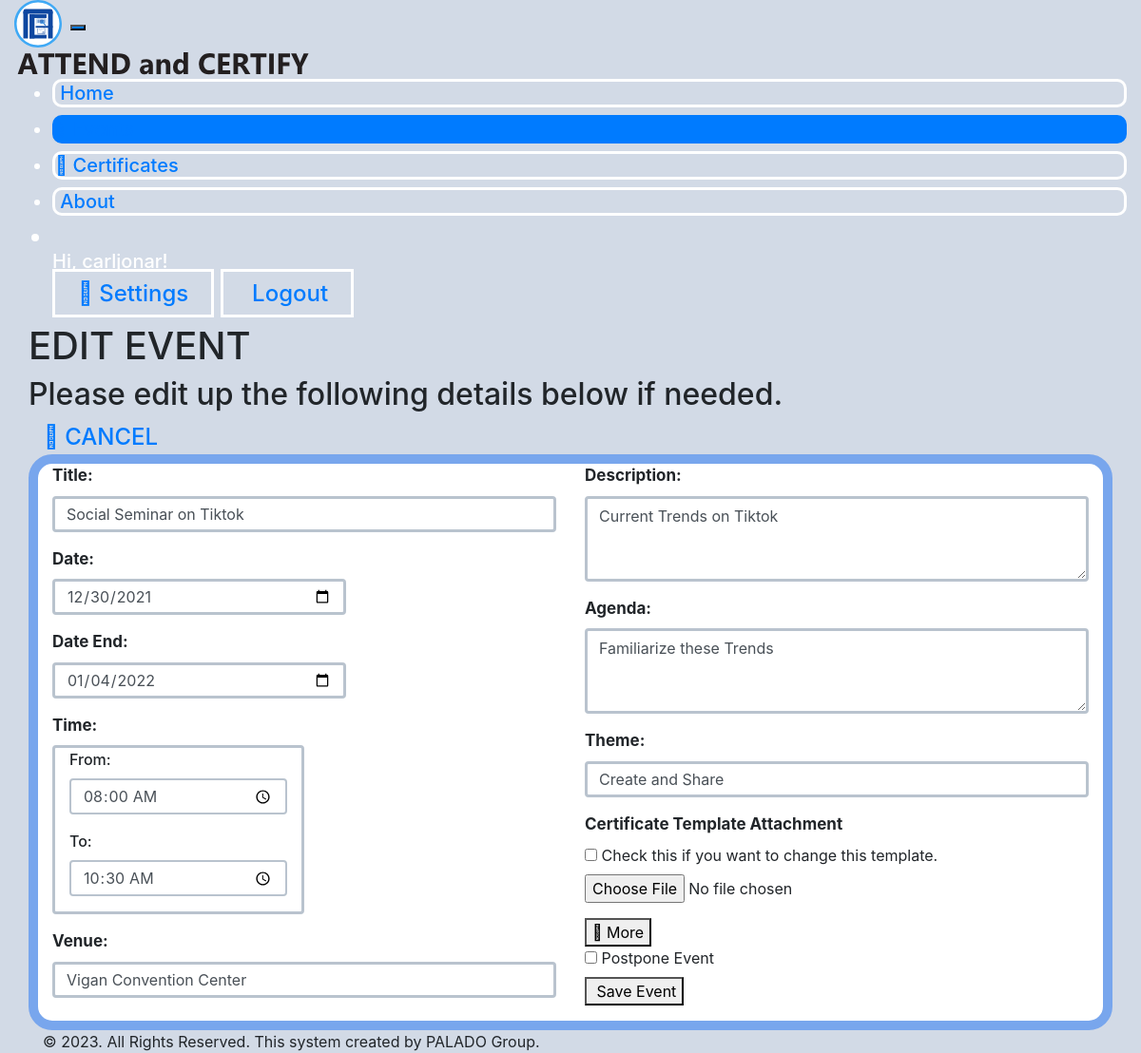
The page /edit-event.php?eventID=4 (signed in) on the database its author committed.
### tables this page shows
CREATE TABLE `events` (
  `ID` int(11) NOT NULL,
  `admin_ID` int(11) NOT NULL,
  `event_title` varchar(500) NOT NULL,
  `date` date NOT NULL,
  `date_end` date DEFAULT NULL,
  `time_inclusive` time NOT NULL,
  `time_conclusive` time NOT NULL,
  `venue` varchar(500) NOT NULL,
  `description` text NOT NULL,
  `agenda` text NOT NULL,
  `theme` varchar(500) NOT NULL,
  `certificate_template` varchar(250) NOT NULL,
  `datetime_added` datetime NOT NULL DEFAULT current_timestamp(),
  `datetime_edited` datetime DEFAULT NULL,
  `status` tinyint(1) NOT NULL DEFAULT 1
);

### validateLogin.php (called while the page is built, shortened)
<?php
    if (isset($_SESSION["username"])) {
        $id = $_SESSION["ID"];
    } else {
        session_unset();
        session_write_close();
        $url = "./login.php";
        header("Location: $url");
    }
?>

### edit-event.php (the view, shortened to what this page needs)
<?php
    include 'validateLogin.php';
    include 'dbConnection.php';
    $editErrorMsg = "error";
    if (isset($_GET['eventID'])) {
    	$eventID = $_GET['eventID'];
    	$eventStmt = $conn->prepare("SELECT * FROM `events` WHERE `admin_ID` = ? AND `ID` = ? AND `status` = 1");
	    $eventStmt->bind_param('ii', $id, $eventID);
	    $eventStmt->execute();
	    $eventInfo =  $eventStmt->get_result();
	    if ($eventInfo->num_rows > 0) {
		    while ($row = $eventInfo->fetch_assoc()) {
				$eventTitle = $row["event_title"];
				$eventDate = $row["date"];
				$eventDateEnd = $row["date_end"];
				$eventTimeInclusive = $row["time_inclusive"];
				$eventTimeConclusive = $row["time_conclusive"];
				$eventVenue = $row["venue"];
				$eventDesciption = $row["description"];
				$eventAgenda = $row["agenda"];
				$eventTheme = $row["theme"];
			}
			$editErrorMsg = "success";
	    } else {
	    	$editErrorMsg = "error";
	    }
    }else{
		$editErrorMsg = "error";
    }
?>
<!DOCTYPE html>
<html>
<head>
	<?php
        include 'style/style.php';
    ?>
</head>
<body class="d-flex flex-column">
	<?php
        include 'model/navbar.php';
    ?>
	<div class="main-body container-fluid flex-grow-1 mt-5">
		<div class="container-fluid px-2 pt-2">
			<div class="w-100 p-3 shadow-sm rounded bg-light text-dark">
                <h1 class="font-weight-bold">EDIT EVENT</h1>
                <h2 class="pl-3 font-weight-normal">Please edit up the following details below if needed.</h2>
            </div>
            <div class="mt-3">
                <a href="events.php" class="ml-3 h4 btn btn-danger btn-lg-add-event rounded-pill"><i class="fa fa-ban"></i> CANCEL</a>
            </div>
            <div class="container shadow-sm p-3 my-2 border-form-override">
            	<?php
            		if ($editErrorMsg == "success") { ?>
	                	<form name="add-event" action="" method="post" enctype="multipart/form-data" onsubmit="return addEventValidation()" class="justify-content-center">
							<div class="row">
		                        <div class="col-sm-6">
		                        	<div class="form-group">
					                    <label for="title" class="label-add-edit-event">
					                    	Title: <span class="required error" id="title-info"></span>
					                	</label>
					                    <input type="text" class="form-control" name="title" id="title" placeholder="Title" value="<?php echo $eventTitle;?>">
					                </div>
							 		<div class="form-group">
					                    <label for="eventDate" class="label-add-edit-event">
				                    		Date: <span class="required error" id="date-info"></span>
				                    	</label>
					                    <input type="date" class="form-control col-sm-7" name="eventDate" id="eventDate" value="<?php echo $eventDate;?>" onchange="dateValidation(this.value, true)" onchange="dateValidation(this.value, true)">
					                </div>
									<div class="form-group">
										<label for="eventDateEnd" class="label-add-edit-event">
											Date End: <span class="required error" id="date-end-info"></span>
										</label>
										<input type="date" class="form-control col-sm-7" name="eventDateEnd" id="eventDateEnd" value="<?php echo $eventDateEnd;?>" onchange="dateValidation(this.value, false)" onchange="dateValidation(this.value, false)">
									</div>
					                <div class="form-group">
					                	<label for="time" class="label-add-edit-event">Time:</label>
						                <div class="col-sm-6 p-2 time-event">
							                <div class="form-group">
							                    <label for="inclusiveTime" class="label-add-edit-event">
							                    	From: <span class="required error" id="inclusiveTime-info"></span>
							                    </label>
							                    <input type="time" class="form-control event-time w-100" name="inclusiveTime" id="inclusiveTime" value="<?php echo $eventTimeInclusive;?>" onchange="timeValidationInclusive()" oninput="timeValidationInclusive()"  onchange="dateValidation(this.value, true)" onchange="dateValidation(this.value, true)">
							                </div>
							                <div class="form-group">
							                	<label for="conclusiveTime" class="label-add-edit-event">
							                		To: <span class="required error" id="conclusiveTime-info"></span>
							                	</label>
							                	<input type="time" class="form-control event-time w-100" name="conclusiveTime" id="conclusiveTime" value="<?php echo $eventTimeConclusive;?>" onchange="timeValidationConclusive()" oninput="timeValidationConclusive()">
							                </div>
						                </div>
					                </div>
					                <div class="form-group">
					                    <label for="venue" class="label-add-edit-event">
					                    	Venue: <span class="required error" id="venue-info"></span>
					                    </label>
					                    <input type="text" class="form-control" name="venue" id="venue" placeholder="Venue" value="<?php echo $eventVenue;?>">
					                </div>
		                        </div>
		                        <div class="col-sm-6">
		                        	<div class="form-group">
					                    <label for="description" class="label-add-edit-event">
					                    	Description:  <span class="required error" id="description-info"></span>
					                    </label>
					                    <textarea class="form-control" rows="3" name="description" id="description" placeholder="Description"><?php echo $eventDesciption;?></textarea>
					                </div>
					                <div class="form-group">
					                    <label for="agenda" class="label-add-edit-event">
					                    	Agenda:  <span class="required error" id="agenda-info"></span>
					                    </label>
					                    <textarea class="form-control" rows="3" name="agenda" id="agenda" placeholder="Agenda"><?php echo $eventAgenda;?></textarea>
					                </div>
					                <div class="form-group">
					                    <label for="theme" class="label-add-edit-event">
				                    		Theme:  <span class="required error" id="theme-info"></span>
					                    </label>
					                    <input type="text" class="form-control" name="theme" id="theme" placeholder="Theme"  value="<?php echo $eventTheme;?>">
					                </div>
					                <div class="form-group">
										<label for="cert-attachment" class="label-add-edit-event">Certificate Template Attachment</label>
										<div class="custom-control custom-checkbox mb-1">
											<input type="checkbox" class="custom-control-input" id="changeCertTemplateCheckbox" name="changeCertTemplateCheckbox">
											<label class="custom-control-label" for="changeCertTemplateCheckbox">Check this if you want to change this template.</label>
										</div>
										<div id="certTemplateFormGroup">
											<input type="file" name="certAttachment" id="certAttachment">
										</div>
					                </div>
					                <div class="form-group text-center">
					                	<div class="btn-group mt-1">
					                		<button type="button" class="btn btn-secondary btn-lg rounded-pill" data-toggle="dropdown" aria-haspopup="true" aria-expanded="false"><i class="fas fa-ellipsis-v"></i> More</button>
					                		<div class="dropdown-menu dropdown-menu-right p-2">
					                			<div class="custom-control custom-checkbox">
					                				<input type="checkbox" class="custom-control-input" id="postponeEvent" name="postponeEvent">
					                				<label class="custom-control-label" for="postponeEvent">Postpone Event</label>
					                			</div>
					                		</div>
					                	</div>
					                	<button type="submit" name="editevent-btn" id="editevent-btn" value="Edit Event" class="btn btn-success btn-lg rounded-pill mt-1"><i class="fas fa-save"></i> Save Event</button>
					                </div>
		                        </div>
		                    </div>
        				</form>
            		<?php }
            	?>
            </div>
		</div>
	</div>
	<?php
        include 'model/footer.php';
    ?>
</body>
</html>

### style/style.css (style rules this page uses)
body,html { height: 100%; }
body { min-height: 100vh; height: 100%; background-color: #d2dae6; }
.btn-lg-add-event { font-weight: 500; padding: .5rem 1rem; font-size: 1.5rem; line-height: 1.5; border-radius: .3rem; }
.border-form-override { background-color: white; border: 10px solid #78a6ed!important; border-radius: 25px; }
.label-add-edit-event { font-weight: 650; font-size: 17px; }
.form-control { border: 3px solid #b9c3ce; }
.time-event { border: 3px solid #b9c3ce; border-radius: .25rem; }
.time-event .label-add-edit-event { font-weight: 500; font-size: 16px; }
input.form-control.event-time.w-100 { border: 2px solid #b9c3ce; }
.w-100.p-3.rounded.bg-light.text-dark, .response { border-radius: 1.25rem!important; }

### rows shown on the page
events: title "Social Seminar on Tiktok", eventDate "12/30/2021", eventDateEnd "01/04/2022", inclusiveTime "08:00:00", conclusiveTime "10:30:00", venue "Vigan Convention Center", description "Current Trends on Tiktok", agenda "Familiarize these Trends", theme "Create and Share"

### other values the page prints
$adminAccountName "carljonar"
